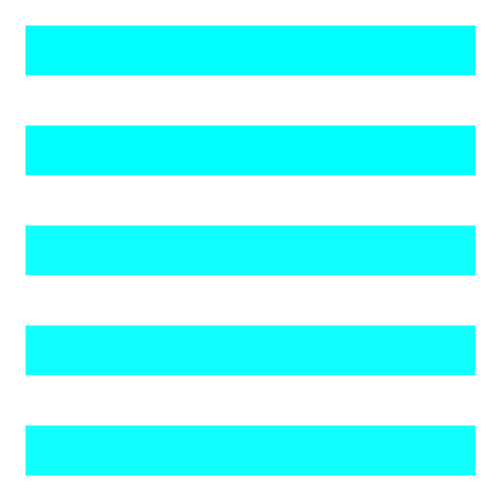
Frame 1 (no input)
Frame 60 (the mouse pressed at the canvas centre just before this capture): identical to frame 1, image omitted
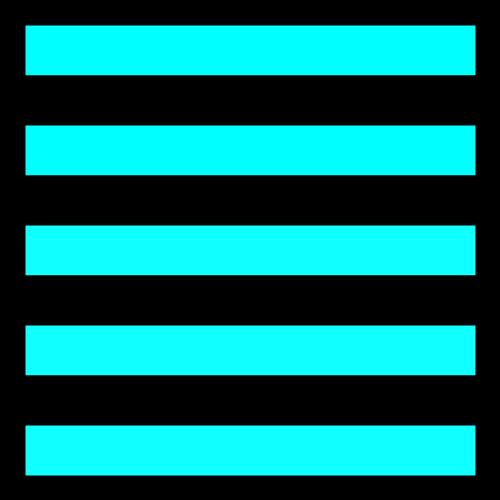
Frame 120 (the mouse held since frame 60 and released just before this capture)

The Processing sketch that drew these frames (run headless with seeded random() and noise(); from frame 60 on, the mouse is pressed at the canvas centre):

// Processing sketch: processing_20707
// ── processing_20707.pde

//Matthew Iannacci
//Problem Set 1
//Question 4


boolean on = false;

void setup() {
  size(500,500);
  smooth();
  strokeWeight(50);
}

void draw() {
  background(200);
  stroke(0);
  if (on == true) {
  }
  if (mousePressed) {
    stroke(0);
 }  else {
    stroke(255);
 }
      
   fill(0,255,255);
   rect(0,0,500,100);
   
   translate(0,100);
   rect(0,0,500,100);
  
   fill(16,255,255);
   translate(0,100);
   rect(0,0,500,100);
   
   translate(0,100);
   rect(0,0,500,100);
   
   translate(0,100);
   rect(0,0,500,100);
   
   
}
